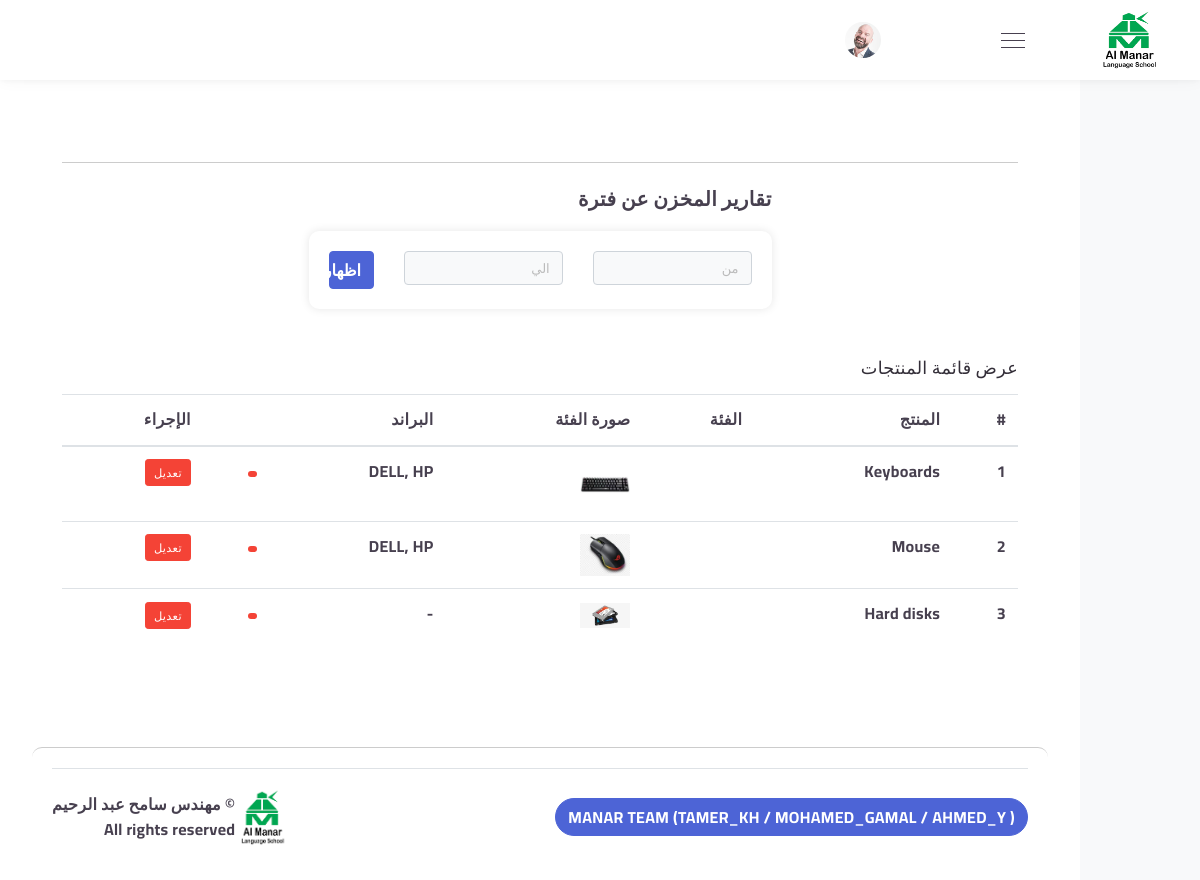
The page /home1/product_category/list/ on the database its author committed.
### Inventory/models.py (models this page shows, shortened)
class Product_Category(models.Model):
    name = models.CharField(max_length=100)
    photo = models.ImageField(upload_to='photo', default='download.png')
    slug = AutoSlugField(populate_from='name', unique=False)

class Brand(models.Model):
    name = models.CharField(max_length=100)
    category = models.ForeignKey(Product_Category, on_delete=models.CASCADE, related_name='brands')

### Inventory/views.py (the view)
# urls.py: path('home1/product_category/list/', ProductCategoryListView.as_view(), name='product_category_list'),
class ProductCategoryListView(ListView):
    model = Product_Category
    template_name = 'product_category_list.html'
    context_object_name = 'categories'

### Inventory/templates/product_category_list.html (shortened to what this page needs)
{% extends 'base.html' %}
{% block content %}
<h4 class="card-title mb-3">عرض قائمة المنتجات</h4>
<div class="table-responsive">
  <table class="table">
    <thead>
      <tr>
        <th scope="col">#</th>
        <th scope="col">المنتج</th>
        <th scope="col">الفئة</th>
        <th scope="col">صورة الفئة</th>
        <th scope="col">البراند</th>
        <th scope="col"></th>
        <th scope="col">الإجراء</th>
      </tr>
    </thead>
    <tbody>
      {% for category in categories %}
      <tr>
        <th scope="row">{{ forloop.counter }}</th>
        <td>{{ category.name }}</td>
        <td>{{ category.category.name }}</td>
        <td>
          <img src="{{ category.photo.url }}" alt="{{ category.name }}" style="max-width: 50px; max-height: 50px;">
        </td>
        <td>
          {% for brand in category.brands.all %}
            {{ brand.name }}{% if not forloop.last %}, {% endif %}
          {% empty %}
            -
          {% endfor %}
        </td>
        <td>
          {% if category.status == "Delivered" %}
          <span class="badge badge-success">تم التوصيل</span>
          {% elif category.status == "Pending" %}
          <span class="badge badge-info">قيد الانتظار</span>
          {% else %}
          <span class="badge badge-danger"> </span>
          {% endif %}
        </td>
        <td>
          <a class="btn btn-danger btn-sm" href="{% url 'Inventory:product_category_update' category.pk %}">
             تعديل
          </a>
        </td>
      </tr>
      {% endfor %}
    </tbody>
  </table>
</div>
{% endblock %}

### Inventory/templates/base.html (style rules this page uses)
body { font-size: 16px; font-weight: bold; background-color: #f8f9fa; }

### rows shown on the page
Product_Category: name "Keyboards", photo (picture)
Brand: name "DELL"
Brand: name "HP"
Product_Category: name "Mouse", photo (picture)
Brand: name "DELL"
Brand: name "HP"
Product_Category: name "Hard disks", photo (picture)
